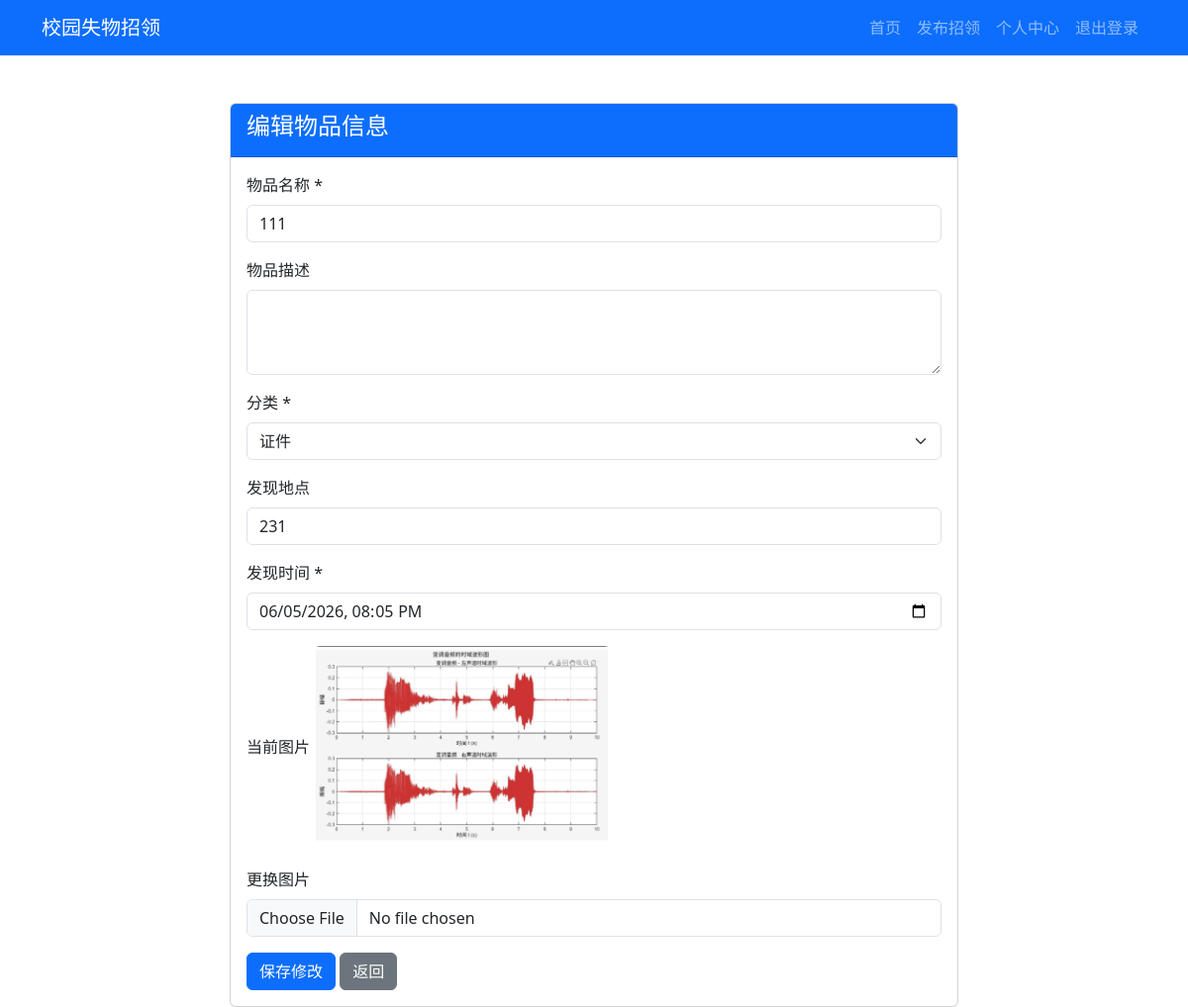
Page /item/edit/1 (signed in) on the committed database.
### app.py (models this page shows, shortened)
class LostItem(db.Model):
    id = db.Column(db.Integer, primary_key=True)
    name = db.Column(db.String(100), nullable=False)
    description = db.Column(db.Text)
    category = db.Column(db.String(50), nullable=False)
    location = db.Column(db.String(100))
    found_time = db.Column(db.DateTime)
    image_filename = db.Column(db.String(200))
    status = db.Column(db.String(20), default='pending')
    reporter_id = db.Column(db.Integer, db.ForeignKey('user.id'), nullable=False)
    claimer_name = db.Column(db.String(100))
    claimer_phone = db.Column(db.String(20))
    claimed_at = db.Column(db.DateTime)
    confirmed_at = db.Column(db.DateTime)
    created_at = db.Column(db.DateTime, default=datetime.utcnow)
    reporter = db.relationship('User', backref=db.backref('reported_items', lazy=True))

### app.py (the view, shortened to what this page needs)
@app.route('/item/edit/<int:item_id>', methods=['GET', 'POST'])
@login_required
def item_edit(item_id):
    item = LostItem.query.get_or_404(item_id)
    if item.reporter_id != current_user.id and not current_user.is_admin:
        flash('您无权编辑此物品', 'danger')
        return redirect(url_for('item_detail', item_id=item_id))
    categories = ['证件', '电子产品', '书籍', '衣物', '水杯', '其他']
    return render_template('item_edit.html', item=item, categories=categories)

### app.py (called while the page is built)
@login_manager.user_loader
def load_user(user_id):
    return User.query.get(int(user_id))

@app.context_processor
def inject_notifications():
    if current_user.is_authenticated:
        unread_count = Notification.query.filter_by(user_id=current_user.id, read=False).count()
        return dict(unread_count=unread_count)
    return {}

@app.context_processor
def inject_categories():
    return dict(categories=['证件', '电子产品', '书籍', '衣物', '水杯', '其他'])

### templates/item_edit.html (shortened to what this page needs)
<!DOCTYPE html>
<html lang="zh-CN">
<head>
    <link href="https://cdn.jsdelivr.net/npm/bootstrap@5.3.0/dist/css/bootstrap.min.css" rel="stylesheet">
</head>
<body>
    <nav class="navbar navbar-expand-lg navbar-dark bg-primary">
        <div class="container">
            <a class="navbar-brand" href="/">校园失物招领</a>
            <div class="navbar-nav">
                <a class="nav-link" href="/">首页</a>
                {% if current_user.is_authenticated %}
                <a class="nav-link" href="/report">发布招领</a>
                <a class="nav-link" href="/profile">个人中心</a>
                <a class="nav-link" href="/logout">退出登录</a>
                {% else %}
                <a class="nav-link" href="/login">登录</a>
                {% endif %}
            </div>
        </div>
    </nav>
    <div class="container mt-5">
        <div class="row justify-content-center">
            <div class="col-md-8">
                <div class="card">
                    <div class="card-header bg-primary text-white">
                        <h4>编辑物品信息</h4>
                    </div>
                    <div class="card-body">
                        <form method="POST" enctype="multipart/form-data">
                            <div class="mb-3">
                                <label class="form-label">物品名称 *</label>
                                <input type="text" class="form-control" name="name" value="{{ item.name }}" required>
                            </div>
                            <div class="mb-3">
                                <label class="form-label">物品描述</label>
                                <textarea class="form-control" name="description" rows="3">{{ item.description or '' }}</textarea>
                            </div>
                            <div class="mb-3">
                                <label class="form-label">分类 *</label>
                                <select class="form-select" name="category" required>
                                    {% for cat in categories %}
                                    <option value="{{ cat }}" {% if item.category == cat %}selected{% endif %}>{{ cat }}</option>
                                    {% endfor %}
                                </select>
                            </div>
                            <div class="mb-3">
                                <label class="form-label">发现地点</label>
                                <input type="text" class="form-control" name="location" value="{{ item.location }}">
                            </div>
                            <div class="mb-3">
                                <label class="form-label">发现时间 *</label>
                                <input type="datetime-local" class="form-control" name="found_time" value="{{ item.found_time.strftime('%Y-%m-%dT%H:%M') }}" required>
                            </div>
                            <div class="mb-3">
                                <label class="form-label">当前图片</label>
                                {% if item.image_filename %}
                                <img src="{{ url_for('static', filename='uploads/' + item.image_filename) }}" class="img-fluid rounded mb-2" style="max-height:200px;">
                                {% else %}
                                <p class="text-muted">暂无图片</p>
                                {% endif %}
                            </div>
                            <div class="mb-3">
                                <label class="form-label">更换图片</label>
                                <input type="file" class="form-control" name="image" accept="image/*">
                            </div>
                            <button type="submit" class="btn btn-primary">保存修改</button>
                            <a href="/item/{{ item.id }}" class="btn btn-secondary">返回</a>
                        </form>
                    </div>
                </div>
            </div>
        </div>
    </div>
</body>
</html>

### rows in the picture
LostItem: name "111", category "证件", location "231", found_time "06/05/2026 20:05", image_filename (picture)
